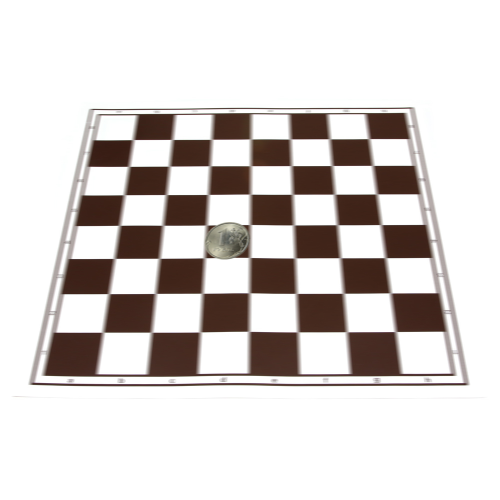
#> input picture hw12/chess_coin/coin.jpg, 1000 x 1000 px (shown at 1/2 size)
$ python hw12.2.py
#> lines starting #> are read from the running program, lines starting #| are printed output that depends on the picture; after the words box and inside, x2 and y2 are one past the last pixel; in counts of white or black regions, pixels touching at a corner belong together
import cv2
import numpy as np
from matplotlib import pyplot as plt

img = cv2.imread('chess_coin/coin.jpg')
#> img is the input picture: shape (1000, 1000, 3); mean B, G, R 209.4, 211.4, 216.7
canny = cv2.Canny(img, 100, 200)
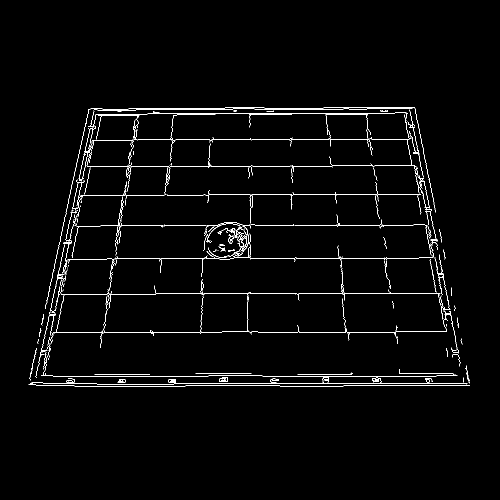
#> canny: shape (1000, 1000) (shown at 1/2 size); 1.9% white in thin lines or dots, all inside (x1, y1, x2, y2) = (57, 214, 940, 773)

kernel = np.ones((3, 3), 'uint8')
dilate = cv2.dilate(canny, kernel=kernel, iterations=1)
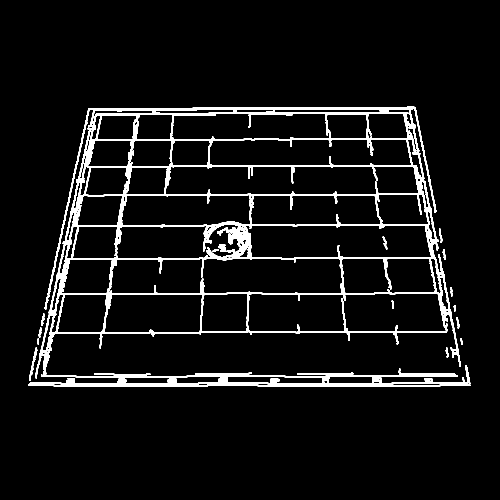
#> dilate: shape (1000, 1000) (shown at 1/2 size); 6% white; 21 white regions, largest, box (x1, y1, x2, y2) and area: (56, 213, 941, 774) 57177, (594, 744, 707, 750) 350, (390, 745, 504, 749) 344
erosion = cv2.erode(dilate, kernel=kernel, iterations=1)
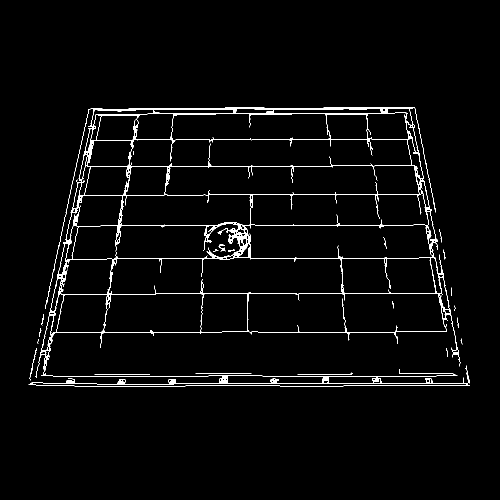
#> erosion: shape (1000, 1000) (shown at 1/2 size); 2.5% white; 26 white regions (9 under 20 px), largest, box (x1, y1, x2, y2) and area: (77, 214, 921, 744) 20238, (57, 738, 940, 773) 3696, (595, 745, 706, 749) 116
plt.subplot(221), plt.imshow(img, cmap='gray')
plt.subplot(222), plt.imshow(canny, cmap='gray')
plt.subplot(223), plt.imshow(dilate, cmap='gray')
plt.subplot(224), plt.imshow(erosion, cmap='gray')
plt.show()
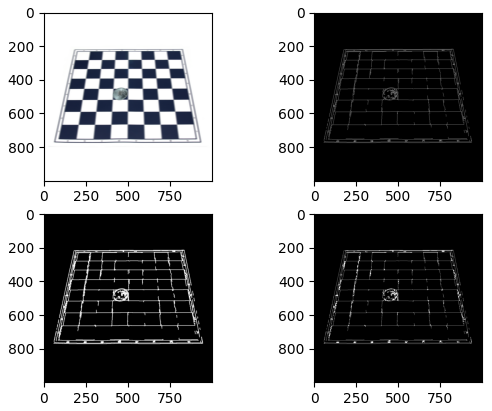
#> figure drawn by matplotlib, 4 panels; B, G, R data is drawn as R, G, B
